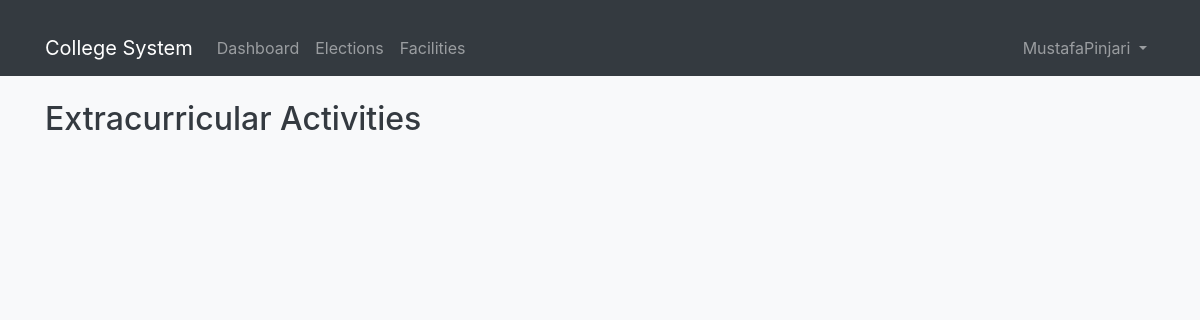
/facilities/extracurricular-activities/ (signed in), run on an earlier commit of the app's database.
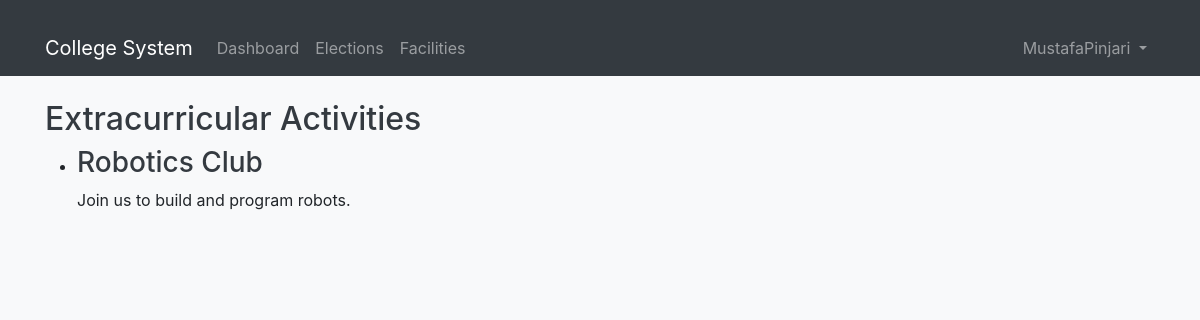
And on a later commit of the database.
### facilities/models.py (models this page shows, shortened)
class ExtracurricularActivity(models.Model):
    name = models.CharField(max_length=200)
    description = models.TextField()

### facilities/views.py (the view)
# urls.py: path('extracurricular-activities/', views.extracurricular_activities, name='extracurricular_activities'),
@login_required
def extracurricular_activities(request):
    activities = ExtracurricularActivity.objects.all()
    return render(request, 'facilities/extracurricular_activities.html', {'activities': activities})

### facilities/templates/facilities/extracurricular_activities.html (shortened to what this page needs)
{% extends 'base.html' %}
{% block content %}
<h2>Extracurricular Activities</h2>
<ul>
    {% for activity in activities %}
        <li>
            <h3>{{ activity.name }}</h3>
            <p>{{ activity.description }}</p>
        </li>
    {% endfor %}
</ul>
{% endblock %}

What changed in the data, as far as the page shows it:
added ExtracurricularActivity: name "Robotics Club", description "Join us to build and program robots."
